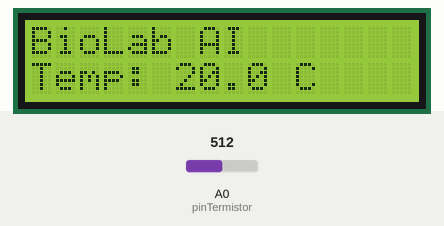
This sketch was run on a simulated Arduino Uno, built with avr-gcc and run on an emulated ATmega328P. On the bench: 16×2 character LCD. The test bench sets the inputs (shaded band); at power-on: A0 (pinTermistor) = 512. What the sketch prints to the serial monitor is not drawn.

Above: at 1.2 s.
1.3 s: A0 (pinTermistor) set to 318
At 2.8 s:
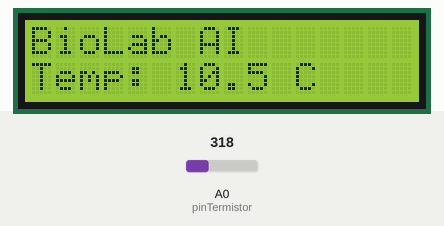
3.5 s: A0 (pinTermistor) set to 293
At 4.5 s:
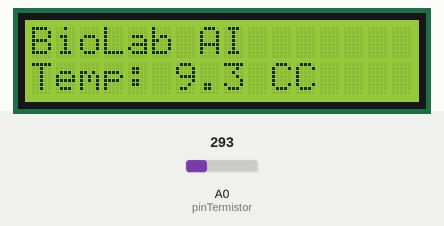
5.5 s: A0 (pinTermistor) set to 306
At 7.4 s:
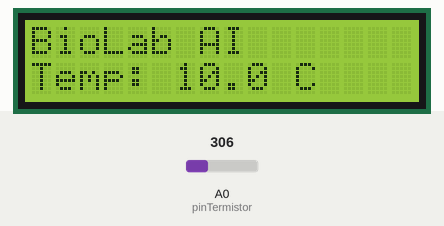
Timing chart, 0 to 8.9 s (numbered marks = the images above; inputs shaded):
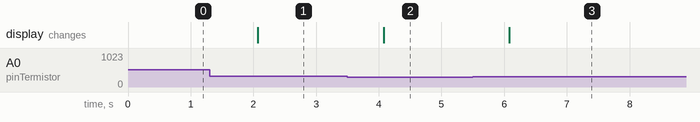

The sketch:

temp_+_LCD_1.ino
```cpp
#include <LiquidCrystal.h>

// Definir los pines de la LCD (cambia estos números si los has conectado diferente)
LiquidCrystal lcd(12, 11, 5, 4, 3, 2);  // RS, E, D4, D5, D6, D7

const int pinTermistor = A0;  // Termistor en A0

void setup() {
  Serial.begin(9600);
  lcd.begin(16, 2);
  lcd.setCursor(0, 0);
  lcd.print("BioLab AI");
  lcd.setCursor(0, 1);
  lcd.print("Temp: ");
  Serial.println("Sistema iniciado");
}

void loop() {
  // Leer termistor
  int valor = analogRead(pinTermistor);
  float voltaje = valor * (5.0 / 1023.0);
  float temperatura = (voltaje - 0.5) * 10.0;  // Ajuste empírico

  // Mostrar en Monitor Serie (para depuración)
  Serial.print("Valor: ");
  Serial.print(valor);
  Serial.print(" | Temp: ");
  Serial.print(temperatura, 1);
  Serial.println(" C");

  // Mostrar en LCD
  lcd.setCursor(6, 1);   // Columna 6, fila 1 (después de "Temp: ")
  lcd.print("    ");     // Borrar caracteres anteriores
  lcd.setCursor(6, 1);
  lcd.print(temperatura, 1);
  lcd.print(" C");

  delay(1000);
}
```

Measured:
- the behaviour switches between 306 and 305 on A0 (pinTermistor) (found by bisection; images 1 and 2)
- after the input at 1.3 s, the display: changes after 0.77 s (image 1)
- after the input at 3.5 s, the display: changes after 0.58 s (image 2)
- after the input at 5.5 s, the display: changes after 0.58 s (image 3)
